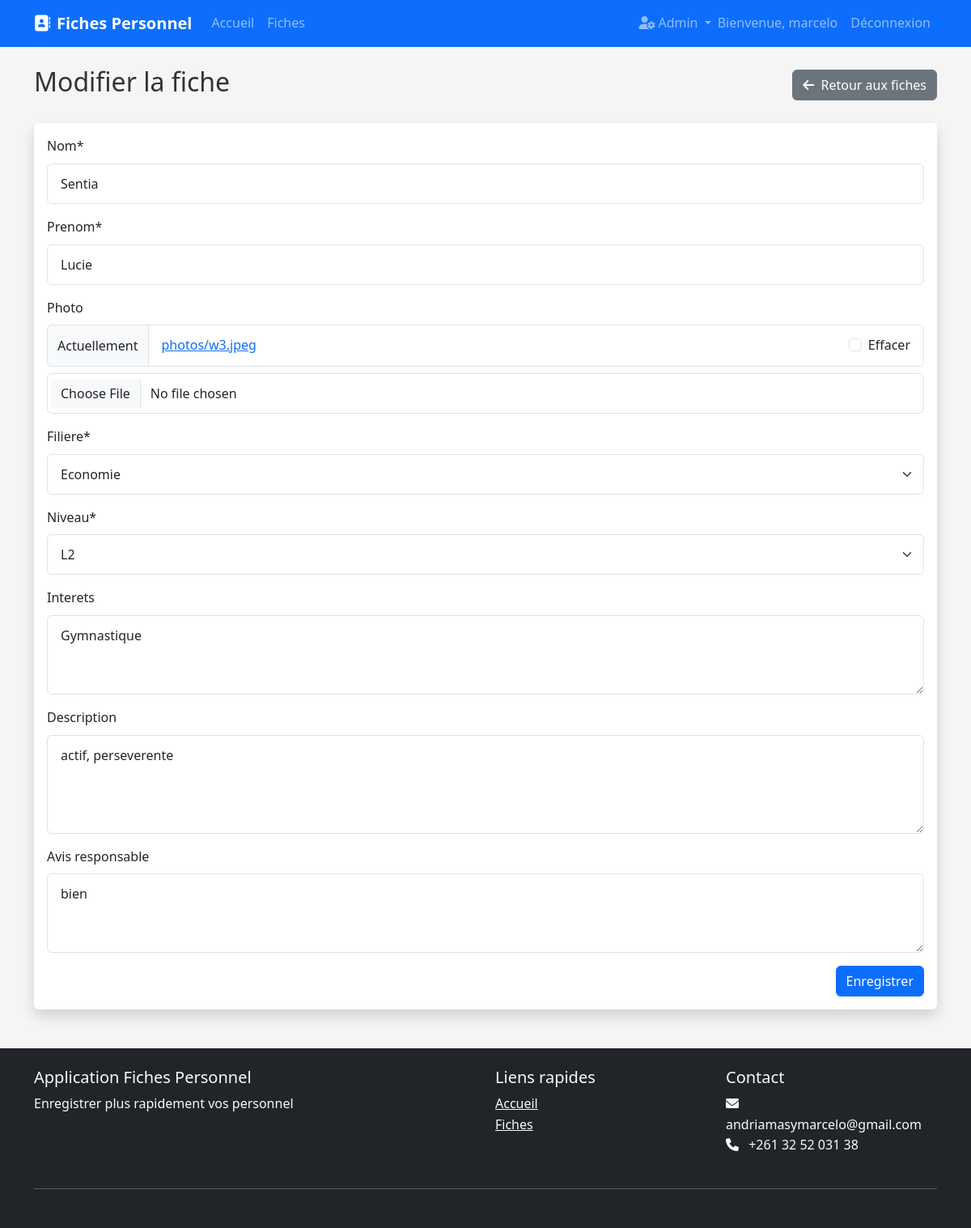
/fiche/4/modifier/ (signed in), run on the app's committed database.
### fiches/models.py (models this page shows, shortened)
class Fiche(models.Model):
    FILIERE_CHOICES = [
        ('Informatique', 'Informatique'),
        ('Economie', 'Economie'),
        ('Droit', 'Droit'),
        ('Langue Etrangere applique', 'Langue Etrangere Applique'),
        ('Education', 'Education'),
        ('Communication', 'Communication'),
        ('Agronomie', 'Agronomie'),
    ]
    niveau_CHOICES=[('L2','L2'),('L3','L3')]
    nom = models.CharField(max_length=100)
    prenom = models.CharField(max_length=100)
    photo = models.ImageField(upload_to='photos/', blank=True, null=True)
    filiere = models.CharField(max_length=100, choices=FILIERE_CHOICES)
    niveau = models.CharField(max_length=10, choices=niveau_CHOICES)
    interets = models.TextField(blank=True)
    description = models.TextField(blank=True)
    avis_responsable = models.TextField(blank=True)
    created_at = models.DateTimeField(auto_now_add=True)
    updated_at = models.DateTimeField(auto_now=True)
    class Meta:
        ordering = ['nom', 'prenom']

### fiches/views.py (the view, shortened to what this page needs)
# urls.py: path('fiche/<int:pk>/modifier/', views.FicheUpdateView.as_view(), name='fiche-update'),
class FicheUpdateView(LoginRequiredMixin, UserPassesTestMixin, UpdateView):
    model = Fiche
    form_class = FicheForm
    template_name = 'fiches/fiche_form.html'
    def test_func(self):
        return is_admin(self.request.user)

### fiches/forms.py
class FicheForm(forms.ModelForm):
    class Meta:
        model = Fiche
        fields = ['nom', 'prenom', 'photo', 'filiere','niveau', 'interets', 'description', 'avis_responsable']
        widgets = {
            'interets': forms.Textarea(attrs={'rows': 3}),
            'description': forms.Textarea(attrs={'rows': 4}),
            'avis_responsable': forms.Textarea(attrs={'rows': 3}),
        }

### fiches/views.py (called while the page is built)
def is_admin(user):
    return user.is_staff or user.is_superuser

### fiches/templates/fiches/fiche_form.html
{% extends "fiches/base.html" %} {% load crispy_forms_tags %} {% block content%}
<div class="d-flex justify-content-between align-items-center mb-4">
  <h2>{% if object %}Modifier la fiche{% else %}Créer une fiche{% endif %}</h2>
  <a href="{% url 'fiche-list' %}" class="btn btn-secondary">
    <i class="fas fa-arrow-left me-1"></i> Retour aux fiches
  </a>
</div>
<div class="card shadow">
  <div class="card-body">
    <form method="POST" enctype="multipart/form-data">
      {% csrf_token %} {{ form|crispy }}
      <div class="d-flex justify-content-end">
        <button type="submit" class="btn btn-primary">Enregistrer</button>
      </div>
    </form>
  </div>
</div>
{% endblock %}

### fiches/templates/fiches/base.html (shortened to what this page needs)
<!DOCTYPE html>
<html lang="fr">
  <head>
    <link
      href="https://cdn.jsdelivr.net/npm/bootstrap@5.3.0-alpha1/dist/css/bootstrap.min.css"
      rel="stylesheet"
    />
    <link
      rel="stylesheet"
      href="https://cdnjs.cloudflare.com/ajax/libs/font-awesome/6.0.0/css/all.min.css"
    />
    {% load static %}
    <link rel="stylesheet" href="{% static 'fiches/css/style.css' %}" />
  </head>
  <body>
    <nav class="navbar navbar-expand-lg navbar-dark bg-primary sticky-top">
      <div class="container">
        <a class="navbar-brand" href="{% url 'home' %}">
          <i class="fas fa-address-book me-2"></i>Fiches Personnel
        </a>
        <div class="collapse navbar-collapse" id="navbarNav">
          <ul class="navbar-nav me-auto">
            <li class="nav-item">
              <a
                class="nav-link {% if request.resolver_match.url_name == 'home' %}active{% endif %}"
                href="{% url 'home' %}"
                >Accueil</a
              >
            </li>
            <li class="nav-item">
              <a
                class="nav-link {% if request.resolver_match.url_name == 'fiche-list' %}active{% endif %}"
                href="{% url 'fiche-list' %}"
                >Fiches</a
              >
            </li>
          </ul>
          <div class="navbar-nav">
            {% if user.is_authenticated %} {% if user.is_staff or user.is_superuser %}
            <div class="nav-item dropdown">
              <a
                class="nav-link dropdown-toggle"
                href="#"
                role="button"
                data-bs-toggle="dropdown"
              >
                <i class="fas fa-user-cog me-1"></i>Admin
              </a>
            </div>
            <span class="navbar-text me-2">Bienvenue, {{ user.username }}</span>
            <a class="nav-link" href="{% url 'logout' %}">Déconnexion</a>
            {% endif %}
            {% else %}
            <a class="nav-link" href="{% url 'login' %}">Connexion</a>
            <a class="nav-link" href="{% url 'register' %}">Inscription</a>
            {% endif %}
          </div>
        </div>
      </div>
    </nav>
    <div class="container mt-4">
       {% block content %}{% endblock %}
    </div>
    <footer class="bg-dark text-light py-4 mt-5">
      <div class="container">
        <div class="row">
          <div class="col-md-6">
            <h5>Application Fiches Personnel</h5>
            <p>
              Enregistrer plus rapidement vos personnel
            </p>
          </div>
          <div class="col-md-3">
            <h5>Liens rapides</h5>
            <ul class="list-unstyled">
              <li><a href="{% url 'home' %}" class="text-light">Accueil</a></li>
              <li>
                <a href="{% url 'fiche-list' %}" class="text-light">Fiches</a>
              </li>
            </ul>
          </div>
          <div class="col-md-3">
            <h5>Contact</h5>
            <ul class="list-unstyled">
              <li><i class="fas fa-envelope me-2"></i> andriamasymarcelo@gmail.com</li>
              <li><i class="fas fa-phone me-2"></i> +261 32 52 031 38</li>
            </ul>
          </div>
        </div>
        <hr class="my-4" />
      </div>
    </footer>
  </body>
</html>

### fiches/static/fiches/css/style.css (style rules this page uses)
:root { --primary-color: #0d6efd; --secondary-color: #6c757d; --success-color: #198754; --danger-color: #dc3545; --warning-color: #ffc107; --info-color: #0dcaf0; --light-color: #f8f9fa; --dark-color: #212529; }
body { font-family: 'Segoe UI', Tahoma, Geneva, Verdana, sans-serif; background-color: #f5f5f5; color: #333; line-height: 1.6; }
.card { border: none; transition: transform 0.3s, box-shadow 0.3s; }
.navbar-brand { font-weight: 600; }
.btn { border-radius: 6px; font-weight: 500; transition: all 0.3s; }
.btn-primary { background-color: var(--primary-color); border-color: var(--primary-color); }
.form-control, .form-select { border-radius: 6px; padding: 0.75rem 1rem; border: 1px solid #dee2e6; transition: border-color 0.15s ease-in-out, box-shadow 0.15s ease-in-out; }
footer { margin-top: auto; }

### data on the page
Fiche: nom "Sentia", prenom "Lucie", filiere "Economie", niveau "L2", interets "Gymnastique", description "actif, perseverente", avis_responsable "bien"

### other printed values
{{ user.username }} "marcelo"
